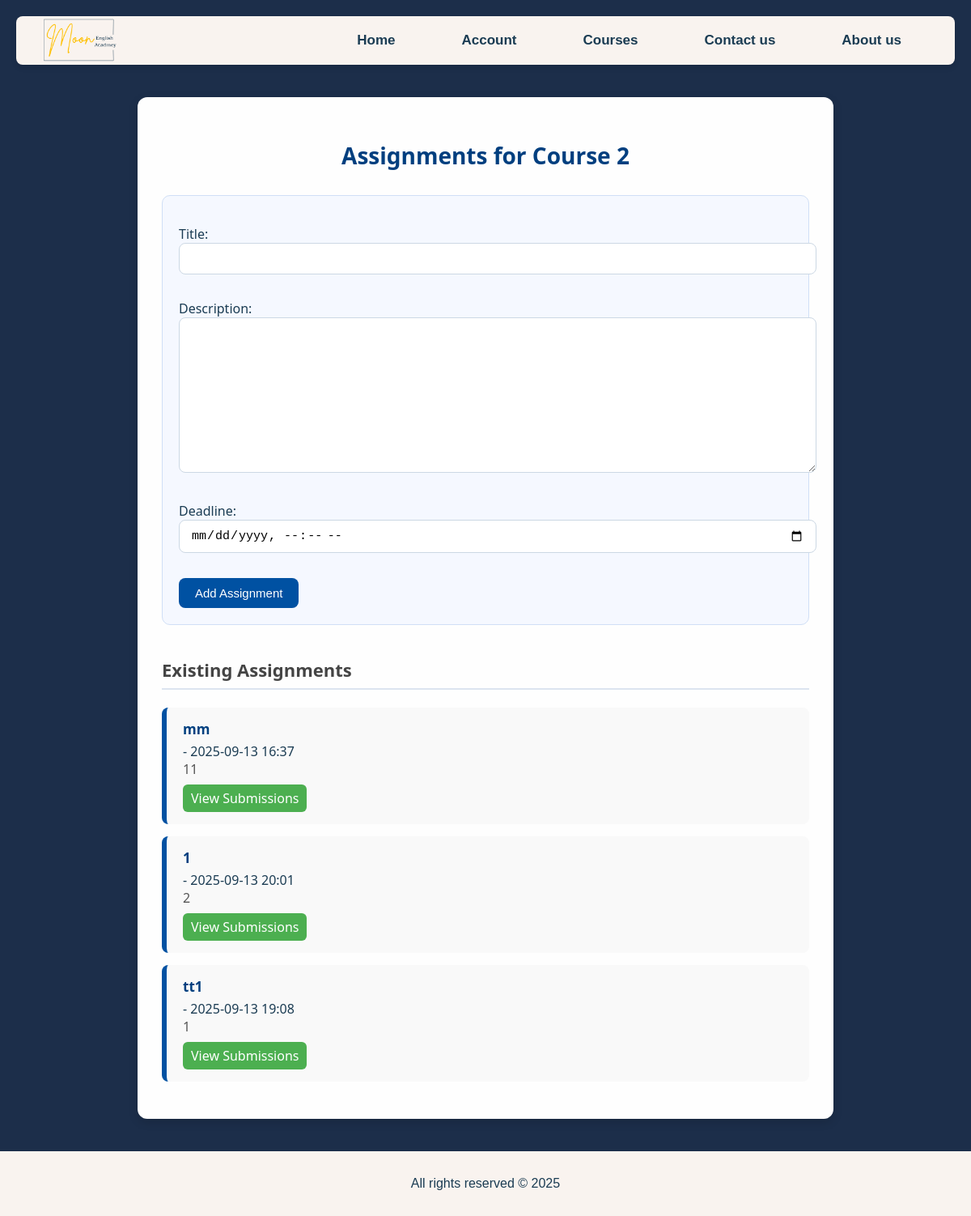
Screenshot of /courses/8/assignments/ (signed in) with the database file from the repository.
### main/models.py (models this page shows, shortened)
class Course(models.Model):
    LEVEL_CHOICES = [
        ('Beginner', 'Beginner'),
        ('Elementary', 'Elementary'),
        ('Intermediate', 'Intermediate'),
        ('Upper Intermediate', 'Upper Intermediate'),
        ('Advanced', 'Advanced'),
    ]
    DAYS_CHOICES = [
        ('Monday-Wednesday', 'Monday-Wednesday'),
        ('Tuesday-Thursday', 'Tuesday-Thursday'),
        ('Only Fridays', 'Only Fridays'),
    ]
    TIME_CHOICES = [
        ('8-10 am', '8-10 am'),
        ('10-12 am', '10-12 am'),
        ('1-3 pm', '1-3 pm'),
        ('3-5 pm', '3-5 pm'),
        ('5-7 pm', '5-7 pm'),
        ('8-12 am', '8-12 am'),
    ]
    title = models.CharField(max_length=100)
    required_level = models.CharField(max_length=20, choices=LEVEL_CHOICES)
    description = models.TextField()
    class_days = models.CharField(max_length=100, choices=DAYS_CHOICES)
    class_time = models.CharField(max_length=50, choices=TIME_CHOICES)
    teacher = models.ForeignKey(User, on_delete=models.CASCADE, limit_choices_to={'user_type': 'teacher'})
    students = models.ManyToManyField(settings.AUTH_USER_MODEL, blank=True, related_name='enrolled_courses')
    join_link = models.URLField(default="#")
    start_date = models.DateField(default=timezone.now)

class Assignment(models.Model):
    course = models.ForeignKey('Course', on_delete=models.CASCADE, related_name='assignments')
    title = models.CharField(max_length=200)
    description = models.TextField()
    deadline = models.DateTimeField()
    created_at = models.DateTimeField(auto_now_add=True)

### main/views.py (the view)
# urls.py: path('courses/<int:course_id>/assignments/', views.assignment_list_create, name='assignment_list_create'),
@login_required
def assignment_list_create(request, course_id):
    course = get_object_or_404(Course, id=course_id, teacher=request.user)
    if request.method == 'POST':
        form = AssignmentForm(request.POST)
        if form.is_valid():
            assignment = form.save(commit=False)
            assignment.course = course
            assignment.save()
            return redirect('assignment_list_create', course_id=course.id)
    else:
        form = AssignmentForm()
    assignments = course.assignments.all().order_by('-created_at')
    return render(request, 'assignment_list.html', {
        'course': course,
        'form': form,
        'assignments': assignments,
    })

### main/forms.py
class AssignmentForm(forms.ModelForm):
    class Meta:
        model = Assignment
        fields = ['title', 'description', 'deadline']
        widgets = {
            'deadline': forms.DateTimeInput(attrs={'type': 'datetime-local'})
        }

### templates/assignment_list.html (shortened to what this page needs)
{% extends 'base.html' %}
{% load static %}
{% block extra_css %}
<link rel="stylesheet" href="{% static 'css/assignment_list.css' %}">
{% endblock %}
{% block content %}
<div class="assignment-container">
    <h2>Assignments for {{ course.title }}</h2>
    <form method="post">
        {{ form.as_p }}
        <button type="submit">Add Assignment</button>
    </form>
    <h3>Existing Assignments</h3>
    <ul>
        {% for assignment in assignments %}
            <li>
                <strong>{{ assignment.title }}</strong> - {{ assignment.deadline|date:"Y-m-d H:i" }}
                <p>{{ assignment.description }}</p>
                <a href="{% url 'assignment_submissions' assignment.id %}" class="submission-button">
                View Submissions
                </a>
            </li>
        {% empty %}
            <p>No assignments yet.</p>
        {% endfor %}
    </ul>
</div>
{% endblock %}

### static/css/style.css (style rules this page uses)
body { font-family: Arial, sans-serif; background-color: #1c2e4a; color: #1B3C53; margin: 0; padding: 0; direction: ltr; text-align: left; position: relative; }

### static/css/assignment_list.css (style rules this page uses)
.assignment-container { max-width: 800px; margin: 40px auto; padding: 30px; background-color: #fefefe; box-shadow: 0 4px 12px rgba(0, 0, 0, 0.15); border-radius: 12px; font-family: 'Segoe UI', sans-serif; }
.assignment-container h2 { text-align: center; color: #003f7f; margin-bottom: 30px; font-size: 28px; }
.assignment-container form { background-color: #f5f8ff; padding: 20px; border: 1px solid #d0dff6; border-radius: 10px; margin-bottom: 30px; }
.assignment-container form input[type="text"], .assignment-container form textarea, .assignment-container form input[type="datetime-local"] { width: 100%; padding: 10px 14px; margin-bottom: 15px; border: 1px solid #ccd8e4; border-radius: 8px; font-size: 15px; }
.assignment-container button[type="submit"] { background-color: #0051a2; color: white; padding: 10px 20px; border: none; border-radius: 8px; cursor: pointer; transition: background-color 0.3s; font-size: 15px; }
.assignment-container h3 { color: #444; margin-top: 40px; font-size: 22px; border-bottom: 2px solid #dce4f0; padding-bottom: 8px; }
.assignment-container ul { list-style: none; padding: 0; }
.assignment-container li { background-color: #f9f9f9; padding: 15px 20px; margin-bottom: 15px; border-left: 6px solid #0051a2; border-radius: 8px; transition: transform 0.2s ease; }
.assignment-container li strong { display: block; color: #003f7f; font-size: 17px; margin-bottom: 5px; }
.assignment-container li p { color: #555; margin: 0; }
.submission-button { display: inline-block; background-color: #4caf50; color: white; padding: 6px 10px; border-radius: 6px; text-decoration: none; margin-top: 8px; }

### rows the page displays
Course: title "Course 2"
Assignment: title "mm", deadline "2025-09-13 16:37", description "11"
Assignment: title "1", deadline "2025-09-13 20:01", description "2"
Assignment: title "tt1", deadline "2025-09-13 19:08", description "1"
